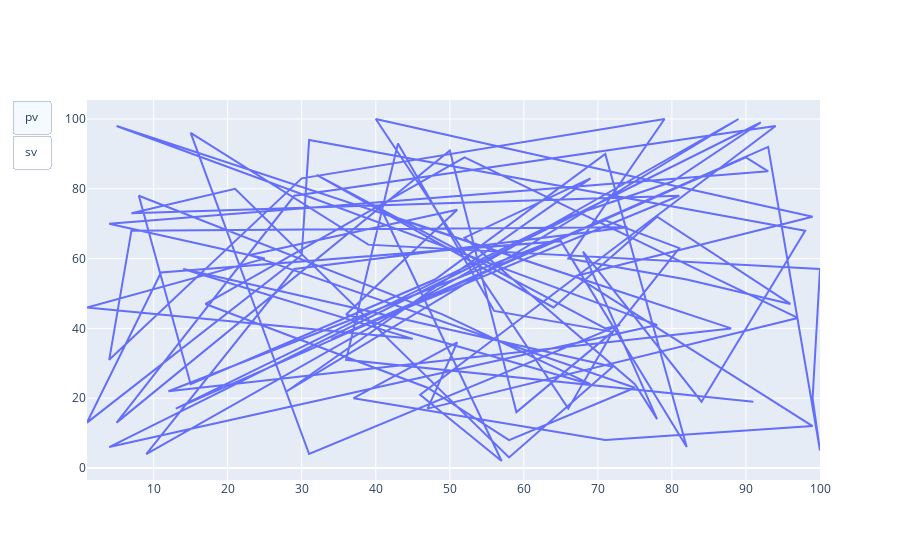

Notebook cell for this chart:
### Markdown cell above
# 버튼 생성
- update_layout

### Code cell
# 데이터는 하나 -> 다양한 그래프 모양

# 데이터 생성
random_x = np.random.randint(1, 101, 100)
random_y = np.random.randint(1, 101, 100)

# figure 생성
line_fig = go.Figure()

# 그래프 생성, go.Scatter(기본은 line모드 아니 그럼 이름을 바꿔라)
line_fig.add_trace(go.Scatter(x=random_x, y=random_y))

# 버튼 2개 생성 
line_fig.update_layout(
    updatemenus=[
        dict(
            type="buttons",
            buttons=list([
                dict(args=["type", "line"],  # 1번 버튼
                     label="pv",
                    method="restyle"),
                dict(args=["type", "line"],  # 2번 버튼
                    label="sv",
                    method="restyle")
            ]),
        ),
    ]
)

line_fig.show()

### Figure 1 — Plotly figure (JSON) as saved in the notebook; plotly's stock layout.template omitted (floating-point values rounded to 4 significant figures)
{"data": [{"type": "scatter", "x": [91, 36, 43, 56, 72, 59, 50, 5, 29, 94, 46, 57, 41, 88, 12, 71, 81, 72, 66, 40, 99, 67, 99, 71, 37, 51, 47, 97, 52, 17, 47, 58, 75, 23, 51, 36, 69, 49, 8, 15, 48, 71, 82, 65, 11, 1, 30, 31, 98, 84, 68, 78, 75, 52, 69, 28, 89, 9, 29, 74, 7, 4, 30, 79, 66, 82, 96, 78, 64, 32, 71, 73, 31, 15, 39, 100, 99, 100, 93, 34, 81, 7, 21, 58, 72, 14, 45, 1, 25, 4, 93, 90, 13, 66, 80, 92, 4, 78, 5, 88], "y": [19, 31, 93, 45, 39, 16, 91, 13, 78, 98, 21, 2, 73, 40, 22, 71, 63, 39, 17, 100, 72, 55, 12, 8, 20, 36, 17, 43, 89, 47, 23, 8, 23, 61, 74, 44, 24, 44, 78, 24, 54, 90, 6, 65, 56, 13, 61, 94, 68, 19, 62, 14, 24, 66, 83, 22, 100, 4, 57, 69, 68, 31, 83, 100, 60, 54, 47, 72, 46, 84, 40, 41, 4, 96, 64, 57, 20, 5, 92, 37, 78, 73, 80, 3, 29, 57, 37, 46, 60, 70, 85, 89, 17, 72, 82, 99, 6, 41, 98, 40]}], "layout": {"updatemenus": [{"buttons": [{"args": ["type", "line"], "label": "pv", "method": "restyle"}, {"args": ["type", "line"], "label": "sv", "method": "restyle"}], "type": "buttons"}]}}
